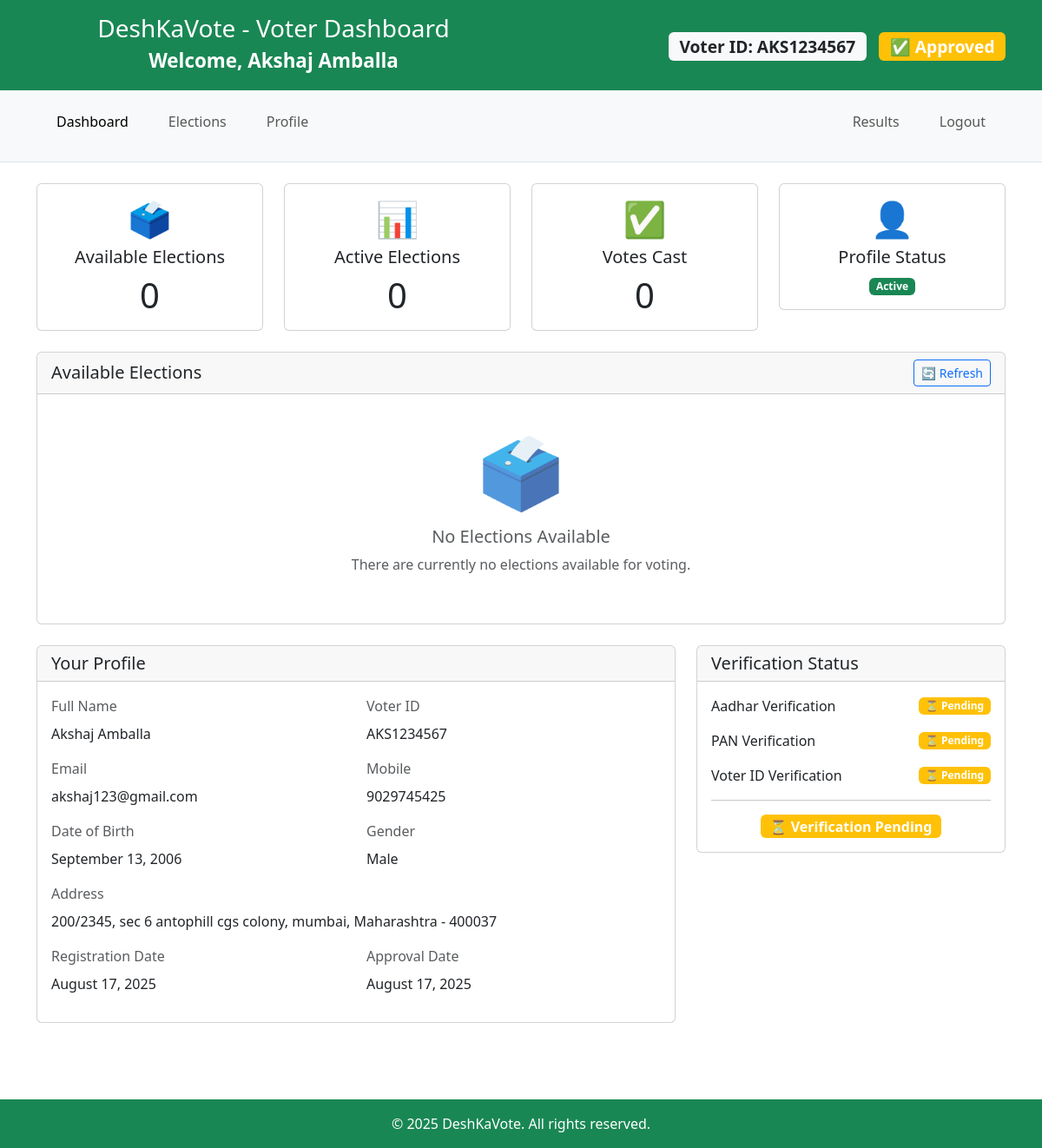
Page /voter/ (signed in) on the committed database.
### voting/models.py (models this page shows, shortened)
class Voter(models.Model):
    GENDER_CHOICES = (
        ('Male', 'Male'),
        ('Female', 'Female'),
        ('Other', 'Other'),
    )
    APPROVAL_STATUS_CHOICES = (
        ('pending', 'Pending Approval'),
        ('approved', 'Approved'),
        ('rejected', 'Rejected'),
    )
    user = models.OneToOneField(CustomUser, on_delete=models.CASCADE)
    first_name = models.CharField(max_length=50)
    last_name = models.CharField(max_length=50)
    email = models.EmailField()
    mobile = models.CharField(max_length=10)
    date_of_birth = models.DateField()
    gender = models.CharField(max_length=10, choices=GENDER_CHOICES)
    parent_spouse_name = models.CharField(max_length=100)
    street_address = models.TextField()
    city = models.CharField(max_length=50)
    state = models.CharField(max_length=50)
    pincode = models.CharField(max_length=6)
    place_of_birth = models.CharField(max_length=50)
    voter_id = models.CharField(max_length=20, unique=True)
    aadhar_number = models.CharField(max_length=12)
    pan_number = models.CharField(max_length=10)
    approval_status = models.CharField(
        max_length=10,
        choices=APPROVAL_STATUS_CHOICES,
        default='pending'
    )
    approved_by = models.ForeignKey(
        settings.AUTH_USER_MODEL,
        on_delete=models.SET_NULL,
        null=True,
        blank=True,
        related_name='approved_voters'
    )
    approval_date = models.DateTimeField(null=True, blank=True)
    rejection_reason = models.TextField(null=True, blank=True)
    aadhar_verified = models.BooleanField(default=False)
    pan_verified = models.BooleanField(default=False)
    voter_id_verified = models.BooleanField(default=False)
    created_at = models.DateTimeField(auto_now_add=True)
    updated_at = models.DateTimeField(auto_now=True)
    @property
    def full_name(self):
        return f"{self.first_name} {self.last_name}"
    @property
    def is_fully_verified(self):
        return self.aadhar_verified and self.pan_verified and self.voter_id_verified

### voting/views.py (the view, shortened to what this page needs)
# urls.py: path('voter/', views.voter_dashboard, name='voter_dashboard'),
@login_required
def voter_dashboard(request):
    if request.user.role != 'voter':
        return redirect('landing')
    try:
        voter = Voter.objects.get(user=request.user)
        elections = Election.objects.filter(is_active=True).order_by('-created_at')
        context = {
            'voter': voter,
            'elections': elections,
            'approval_status': 'approved'
        }
        return render(request, 'voter.html', context)
    except Voter.DoesNotExist:
        messages.error(request, 'Voter profile not found')
        return redirect('landing')

### templates/voter.html (shortened to what this page needs)
{% extends 'base.html' %}
{% load static %}
{% block content %}
<header class="bg-success text-white py-3">
  <div class="container">
    <div class="row align-items-center">
      <div class="col-md-6">
        <h1 class="h3 mb-0">DeshKaVote - Voter Dashboard</h1>
        <small>Welcome, {{ voter.full_name }}</small>
      </div>
      <div class="col-md-6 text-md-end">
        <span class="badge bg-light text-dark me-2">Voter ID: {{ voter.voter_id }}</span>
        <span class="badge bg-warning">
          {% if voter.approval_status == 'approved' %}
            ✅ Approved
          {% else %}
            ⏳ {{ voter.get_approval_status_display }}
          {% endif %}
        </span>
      </div>
    </div>
  </div>
</header>
<nav class="navbar navbar-expand-lg navbar-light bg-light border-bottom">
  <div class="container">
    <ul class="navbar-nav me-auto">
      <li class="nav-item">
        <a class="nav-link active" href="{% url 'voter_dashboard' %}">Dashboard</a>
      </li>
      <li class="nav-item">
        <a class="nav-link" href="#elections">Elections</a>
      </li>
      <li class="nav-item">
        <a class="nav-link" href="#profile">Profile</a>
      </li>
    </ul>
    <ul class="navbar-nav">
      <li class="nav-item">
        <a class="nav-link" href="{% url 'results' %}">Results</a>
      </li>
      <li class="nav-item">
        <a class="nav-link" href="{% url 'logout' %}">Logout</a>
      </li>
    </ul>
  </div>
</nav>
<main class="container my-4">
  {% if voter.approval_status != 'approved' %}
    <div class="row">
      <div class="col-12">
        <div class="alert alert-warning border-warning" role="alert">
          <div class="d-flex align-items-center">
            <div class="spinner-border spinner-border-sm text-warning me-3" role="status">
              <span class="visually-hidden">Loading...</span>
            </div>
            <div>
              <h5 class="alert-heading mb-1">Account Pending Approval</h5>
              <p class="mb-0">Your voter registration is currently under review by our administrators. You'll be able to participate in elections once your account is approved.</p>
              <small class="text-muted">Registered on: {{ voter.created_at|date:"F d, Y \a\t g:i A" }}</small>
            </div>
          </div>
        </div>
      </div>
    </div>
    <div class="row">
      <div class="col-md-8">
        <div class="card">
          <div class="card-header">
            <h5 class="card-title mb-0">Your Registration Details</h5>
          </div>
          <div class="card-body">
            <div class="row">
              <div class="col-md-6 mb-3">
                <label class="form-label text-muted">Full Name</label>
                <p class="mb-0">{{ voter.full_name }}</p>
              </div>
              <div class="col-md-6 mb-3">
                <label class="form-label text-muted">Email</label>
                <p class="mb-0">{{ voter.email }}</p>
              </div>
              <div class="col-md-6 mb-3">
                <label class="form-label text-muted">Mobile</label>
                <p class="mb-0">{{ voter.mobile }}</p>
              </div>
              <div class="col-md-6 mb-3">
                <label class="form-label text-muted">State</label>
                <p class="mb-0">{{ voter.state }}</p>
              </div>
            </div>
          </div>
        </div>
      </div>
      <div class="col-md-4">
        <div class="card">
          <div class="card-header">
            <h5 class="card-title mb-0">Verification Status</h5>
          </div>
          <div class="card-body">
            <div class="mb-2">
              <small class="text-muted">Aadhar Verification</small>
              <div class="d-flex justify-content-between align-items-center">
                <span>{% if voter.aadhar_verified %}✅ Verified{% else %}⏳ Pending{% endif %}</span>
              </div>
            </div>
            <div class="mb-2">
              <small class="text-muted">PAN Verification</small>
              <div class="d-flex justify-content-between align-items-center">
                <span>{% if voter.pan_verified %}✅ Verified{% else %}⏳ Pending{% endif %}</span>
              </div>
            </div>
            <div class="mb-2">
              <small class="text-muted">Voter ID Verification</small>
              <div class="d-flex justify-content-between align-items-center">
                <span>{% if voter.voter_id_verified %}✅ Verified{% else %}⏳ Pending{% endif %}</span>
              </div>
            </div>
          </div>
        </div>
      </div>
    </div>
  {% else %}
    <div class="row mb-4">
      <div class="col-md-3">
        <div class="card text-center">
          <div class="card-body">
            <div class="display-6 text-primary mb-2">🗳️</div>
            <h5 class="card-title">Available Elections</h5>
            <p class="card-text display-6">{{ elections.count }}</p>
          </div>
        </div>
      </div>
      <div class="col-md-3">
        <div class="card text-center">
          <div class="card-body">
            <div class="display-6 text-success mb-2">📊</div>
            <h5 class="card-title">Active Elections</h5>
            <p class="card-text display-6">{{ elections|length }}</p>
          </div>
        </div>
      </div>
      <div class="col-md-3">
        <div class="card text-center">
          <div class="card-body">
            <div class="display-6 text-info mb-2">✅</div>
            <h5 class="card-title">Votes Cast</h5>
            <p class="card-text display-6">0</p>
          </div>
        </div>
      </div>
      <div class="col-md-3">
        <div class="card text-center">
          <div class="card-body">
            <div class="display-6 text-warning mb-2">👤</div>
            <h5 class="card-title">Profile Status</h5>
            <p class="card-text"><span class="badge bg-success">Active</span></p>
          </div>
        </div>
      </div>
    </div>
    <div class="row" id="elections">
      <div class="col-12">
        <div class="card">
          <div class="card-header d-flex justify-content-between align-items-center">
            <h5 class="card-title mb-0">Available Elections</h5>
            <button class="btn btn-outline-primary btn-sm" onclick="refreshElections()">
              🔄 Refresh
            </button>
          </div>
          <div class="card-body">
            {% if elections %}
              {% for election in elections %}
                <div class="border rounded p-3 mb-3">
                  <div class="row align-items-center">
                    <div class="col-md-8">
                      <h6 class="mb-1">{{ election.name }}</h6>
                      <p class="text-muted mb-2">{{ election.state }} - {{ election.election_type }}</p>
                      <small class="text-muted">
                        📅 {{ election.start_date|date:"M d, Y H:i" }} - {{ election.end_date|date:"M d, Y H:i" }}
                      </small>
                    </div>
                    <div class="col-md-4 text-md-end">
                      {% if election.is_active %}
                        <span class="badge bg-success mb-2">Active</span><br>
                        <button class="btn btn-primary btn-sm" onclick="startVoting('{{ election.id }}')">
                          🗳️ Vote Now
                        </button>
                      {% else %}
                        <span class="badge bg-secondary mb-2">Upcoming</span><br>
                        <button class="btn btn-outline-secondary btn-sm" disabled>
                          ⏰ Not Started
                        </button>
                      {% endif %}
                    </div>
                  </div>
                </div>
              {% endfor %}
            {% else %}
              <div class="text-center py-4">
                <div class="display-1 text-muted mb-3">🗳️</div>
                <h5 class="text-muted">No Elections Available</h5>
                <p class="text-muted">There are currently no elections available for voting.</p>
              </div>
            {% endif %}
          </div>
        </div>
      </div>
    </div>
    <div class="row mt-4" id="profile">
      <div class="col-md-8">
        <div class="card">
          <div class="card-header">
            <h5 class="card-title mb-0">Your Profile</h5>
          </div>
          <div class="card-body">
            <div class="row">
              <div class="col-md-6 mb-3">
                <label class="form-label text-muted">Full Name</label>
                <p class="mb-0">{{ voter.full_name }}</p>
              </div>
              <div class="col-md-6 mb-3">
                <label class="form-label text-muted">Voter ID</label>
                <p class="mb-0">{{ voter.voter_id }}</p>
              </div>
              <div class="col-md-6 mb-3">
                <label class="form-label text-muted">Email</label>
                <p class="mb-0">{{ voter.email }}</p>
              </div>
              <div class="col-md-6 mb-3">
                <label class="form-label text-muted">Mobile</label>
                <p class="mb-0">{{ voter.mobile }}</p>
              </div>
              <div class="col-md-6 mb-3">
                <label class="form-label text-muted">Date of Birth</label>
                <p class="mb-0">{{ voter.date_of_birth|date:"F d, Y" }}</p>
              </div>
              <div class="col-md-6 mb-3">
                <label class="form-label text-muted">Gender</label>
                <p class="mb-0">{{ voter.gender }}</p>
              </div>
              <div class="col-md-12 mb-3">
                <label class="form-label text-muted">Address</label>
                <p class="mb-0">{{ voter.street_address }}, {{ voter.city }}, {{ voter.state }} - {{ voter.pincode }}</p>
              </div>
              <div class="col-md-6 mb-3">
                <label class="form-label text-muted">Registration Date</label>
                <p class="mb-0">{{ voter.created_at|date:"F d, Y" }}</p>
              </div>
              <div class="col-md-6 mb-3">
                <label class="form-label text-muted">Approval Date</label>
                <p class="mb-0">{{ voter.approval_date|date:"F d, Y" }}</p>
              </div>
            </div>
          </div>
        </div>
      </div>
      <div class="col-md-4">
        <div class="card">
          <div class="card-header">
            <h5 class="card-title mb-0">Verification Status</h5>
          </div>
          <div class="card-body">
            <div class="mb-3">
              <div class="d-flex justify-content-between align-items-center">
                <span>Aadhar Verification</span>
                <span class="badge {% if voter.aadhar_verified %}bg-success{% else %}bg-warning{% endif %}">
                  {% if voter.aadhar_verified %}✅ Verified{% else %}⏳ Pending{% endif %}
                </span>
              </div>
            </div>
            <div class="mb-3">
              <div class="d-flex justify-content-between align-items-center">
                <span>PAN Verification</span>
                <span class="badge {% if voter.pan_verified %}bg-success{% else %}bg-warning{% endif %}">
                  {% if voter.pan_verified %}✅ Verified{% else %}⏳ Pending{% endif %}
                </span>
              </div>
            </div>
            <div class="mb-3">
              <div class="d-flex justify-content-between align-items-center">
                <span>Voter ID Verification</span>
                <span class="badge {% if voter.voter_id_verified %}bg-success{% else %}bg-warning{% endif %}">
                  {% if voter.voter_id_verified %}✅ Verified{% else %}⏳ Pending{% endif %}
                </span>
              </div>
            </div>
            <hr>
            <div class="text-center">
              <span class="badge {% if voter.is_fully_verified %}bg-success{% else %}bg-warning{% endif %} fs-6">
                {% if voter.is_fully_verified %}
                  ✅ Fully Verified
                {% else %}
                  ⏳ Verification Pending
                {% endif %}
              </span>
            </div>
          </div>
        </div>
      </div>
    </div>
  {% endif %}
</main>
<footer class="bg-success text-white text-center py-3 mt-5">
  &copy; 2025 DeshKaVote. All rights reserved.
</footer>
{% endblock %}

### static/css/style.css (style rules this page uses)
* { box-sizing: border-box; }
body, html { margin: 0; padding: 0; font-family: 'Segoe UI', Tahoma, Geneva, Verdana, sans-serif; background: #ffffff; color: #0f3e7a; }
header { background-color: #138808; color: white; padding: 1.5rem 1rem; text-align: center; font-weight: 700; font-size: 1.6rem; }
main { max-width: 960px; margin: 1.5rem auto; padding: 0 1rem 2.5rem; }
nav { background-color: #d35400; padding: 0.75rem; }
nav a { color: white; text-decoration: none; margin: 0.5rem 0.9375rem; font-weight: bold; }
ul { padding-left: 1.25rem; }
li { margin-bottom: 0.625rem; }
a { color: #d35400; text-decoration: none; }
footer { text-align: center; padding: 0.9375rem; background-color: #1a5d1a; color: white; margin-top: 1.875rem; }

### rows in the picture
Voter: full_name "Akshaj Amballa", voter_id "AKS1234567", email "akshaj123@gmail.com", mobile "9029745425", date_of_birth "September 13, 2006", gender "Male", street_address "200/2345, sec 6 antophill cgs colony", city "mumbai", state "Maharashtra", pincode "400037", created_at "August 17, 2025", approval_date "August 17, 2025"

### other values in the picture
{{ elections.count }} "0"
{{ elections|length }} "0"
